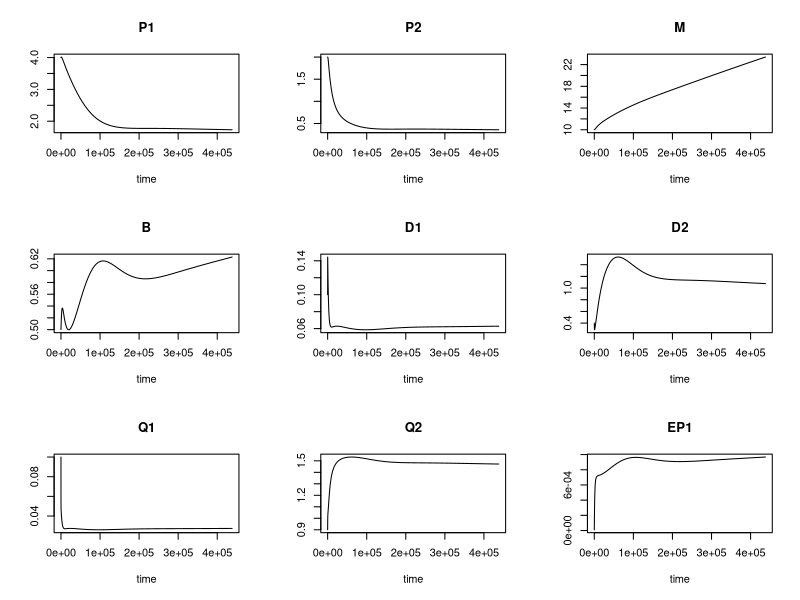
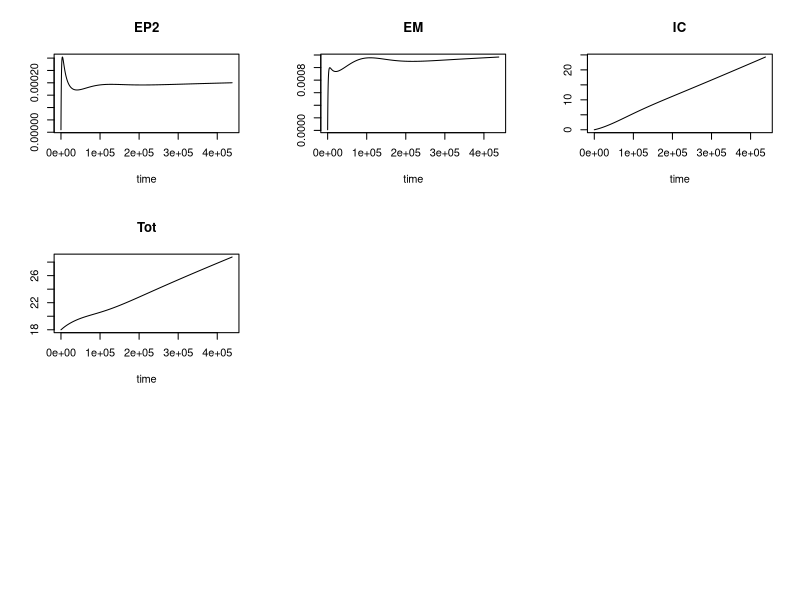

R code for these plots, in order: (Note: this script raises an error after producing the figures.)
## MEND with two P pools
## By @jianqiuz
rm(list = ls ())

library(deSolve)
##solving MEND model with B, D, P, Q, M, EP, EM and IC (CO2)

Decom <- function(times, states, parameters, flux_function) {
  with(as.list(c(states, parameters)), {
    F1d1 <- Vd1 * B * D1 /( kD1 + D1)  ## microbial uptake of D1
    F1d2 <- Vd2 * B * D2 /( kD2 + D2)  ## microbial uptake of D2
    F2p1 <- Vp1* EP1 * P1 / (kP1 + P1) # POM decomposition
    F2p2 <- Vp2* EP2 * P2 / (kP2 + P2)
    F3 <- Vm * EM * M / (kM + M) #MOAM decomposition
    F6d1 <- Kads * D1 *(1- Q1/ Qmax1) ##adsorption
    F6d2 <- Kads * D2 *(1- Q2/ Qmax2) ##adsorption
    F7d1 <- Kdes * Q1/Qmax1  ##desorption
    F7d2 <- Kdes * Q2/Qmax2  ##desorption
    F8 <- (1- pEP-pEP- pEM) * Vd1*Ec1* B *0.25  #microbial biomass decay
    F9ep1 <- P1/(P1+P2)*pEP *Vd1*Ec1* B  *0.5 #enzyme production
    F9ep2 <- P2/(P1+P2)*pEP *Vd1*Ec1* B *0.5
    F9em <- pEM * Vd1*Ec1*B*0.5
    F10ep1 <- rEP * EP1  #enzyme decay
    F10ep2 <- rEP * EP2
    F10em <- rEM *EM

    dP1 <- Ip1 + (1 - gD) * F8- F2p1
    dP2 <- Ip2 - F2p2
    dM <- (1 - fD) * (F2p1+F2p2) - F3
    dB <- Ec1*F1d1+ Ec2* F1d2 - F8 - (F9em + F9ep1 + F9ep2)
    dD1 <- Id1  + gD * F8 + F3 + (F10em + F10ep1+F10ep2)- F1d1 - (F6d1 - F7d1)
    dD2 <- Id2 + fD * (F2p1+F2p2) - F1d2 - (F6d2 - F7d2)
    dQ1 <- F6d1 - F7d1
    dQ2 <- F6d2 - F7d2
    dEP1 <- F9ep1 - F10ep1
    dEP2 <- F9ep2 - F10ep2
    dEM <- F9em - F10em
    dIC <- (1-Ec1)*F1d1+ (1-Ec2)* F1d2  #CO2 fllux
    dTot <- Ip1 + Ip2 + Id1 + Id2 -(1-Ec1)*F1d1 - (1-Ec2)* F1d2
    return(list(c(dP1, dP2, dM, dB, dD1, dD2, dQ1, dQ2, dEP1, dEP2, dEM, dIC, dTot)))
  })
}



times <- seq(0, 438000, 24) ##per hour 24hour by 365 days =8760  20year=175200

B<-0.5
D1<-0.1
D2<-0.4
P1<-4
P2<-2
Q1<-0.1
Q2<-0.9
M<-10
EP1<-0.00001
EP2<-0.00001
EM<- 0.00001
IC<- 0
Tot<- B+D1+D2+P1+P2+M+Q1+Q2+EP1+EP2+EM

states <- c(P1=P1, P2=P2, M=M, B=B, D1=D1, D2=D2,Q1=Q1, Q2=Q2,EP1 = EP1, EP2=EP2,EM = EM, IC = IC, Tot= Tot)
parameters <- c(Ec1 = 0.75,
                Ec2=0.25,
                Vd1 = 5e-4,
                Vd2 = 3e-4,
                kD1 = 0.26,
                kD2=2.6,
                Vp1 = 1.5,
                kP1 = 50,
                Vp2=1.5,
                kP2=5,
                Vm = 0.1,
                kM = 250,
                Kads = 0.006,
                Kdes = 0.001,
                Qmax1 = 0.1,
                Qmax2 = 1.7,
                pEP=0.01,
                pEM=0.01,
                rEP=1e-3,
                rEM=1e-3,
                Ip1 = 2e-5,
                Ip2 =2e-5,
                Id1 = 2e-5,
                Id2 =2e-5,
                fD=0.5,
                gD=0.5)



DecomOut = ode(y = states, parms = parameters, times = times, func = Decom)
print("done")
plot(DecomOut)

out <- data.table::melt(data.table::as.data.table(DecomOut),  measure.vars = names(states),
                        variable.name = "variable", value.name = 'value')
out$units <- 'mg C/g soil'

out_dir <- here::here('tests',  'testthat', 'compdata')
dir.create(out_dir, showWarnings = FALSE)
write.csv(out, file.path(out_dir, "RMENDp50y_ip2.csv"), row.names = FALSE)
